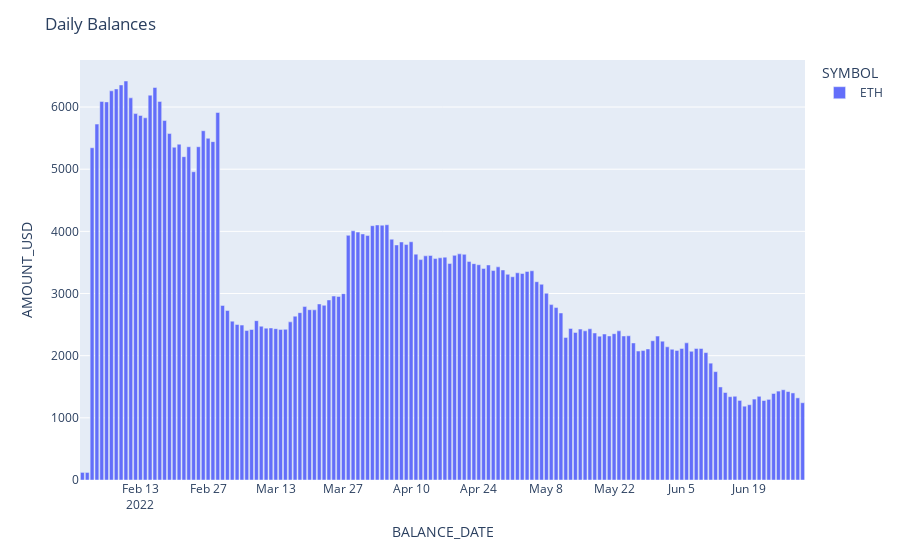

The notebook cell this image was saved under:
### Markdown cell above
# balances

### Code cell
fig = px.bar(erc20_balances_per_address, x='BALANCE_DATE', y='AMOUNT_USD', color='SYMBOL')
fig.update_layout(title='Daily Balances')

### Figure 1 — Plotly figure (JSON) as saved in the notebook; plotly's stock layout.template omitted (floating-point values rounded to 4 significant figures; data arrays with more than 128 entries replaced by an {"elided": "..."} marker saying what was removed)
{"data": [{"alignmentgroup": "True", "hovertemplate": "SYMBOL=ETH<br>BALANCE_DATE=%{x}<br>AMOUNT_USD=%{y}<extra></extra>", "legendgroup": "ETH", "marker": {"color": "#636efa", "pattern": {"shape": ""}}, "name": "ETH", "offsetgroup": "ETH", "orientation": "v", "showlegend": true, "textposition": "auto", "type": "bar", "x": {"elided": "150 str values"}, "xaxis": "x", "y": {"elided": "150 float values"}, "yaxis": "y"}], "layout": {"barmode": "relative", "legend": {"title": {"text": "SYMBOL"}, "tracegroupgap": 0}, "margin": {"t": 60}, "title": {"text": "Daily Balances"}, "xaxis": {"anchor": "y", "domain": [0, 1], "title": {"text": "BALANCE_DATE"}}, "yaxis": {"anchor": "x", "domain": [0, 1], "title": {"text": "AMOUNT_USD"}}}}
